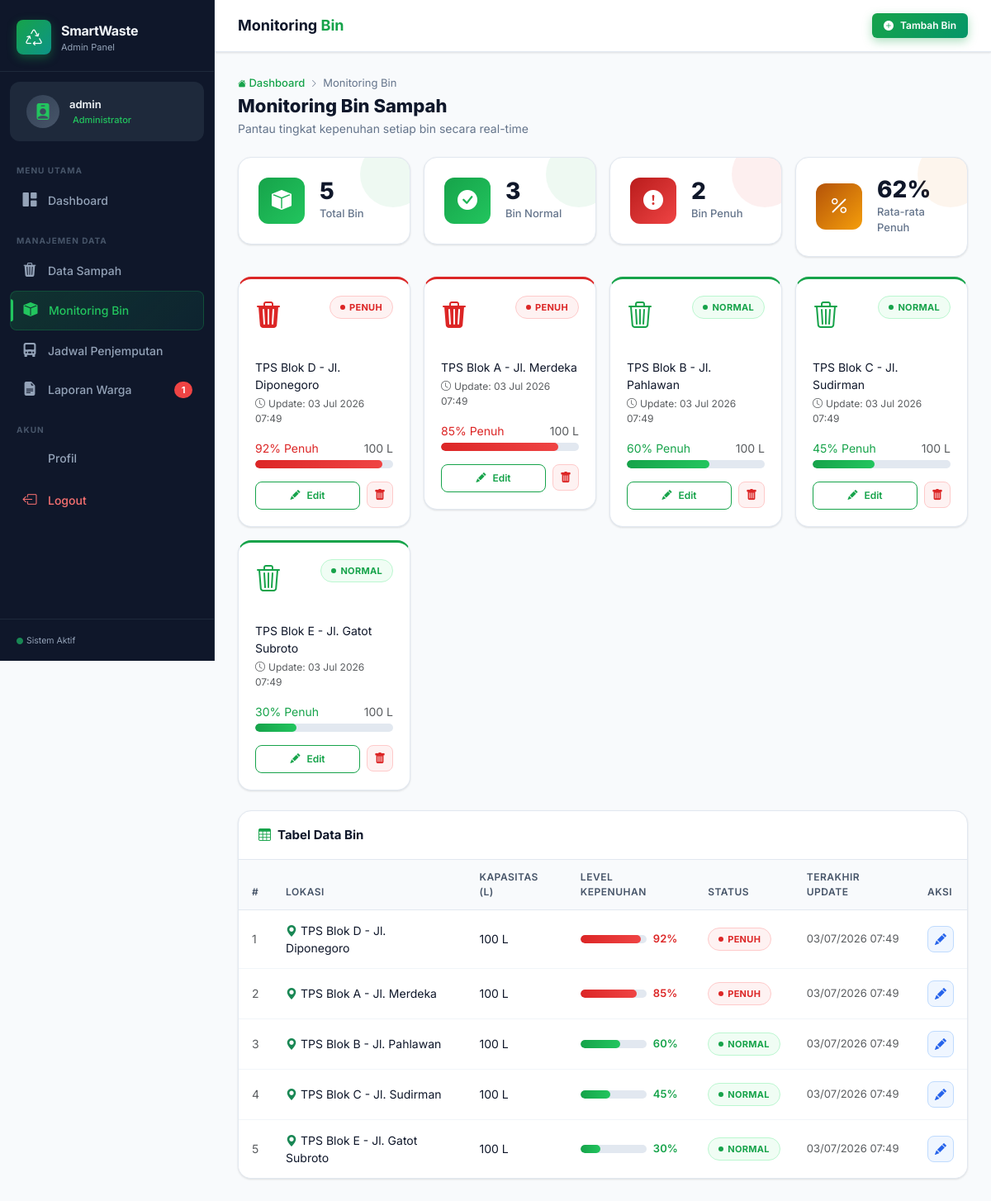
The app's page /bins.php (signed in) with its own data.
### tables this page shows
CREATE TABLE bins (
    id INT AUTO_INCREMENT PRIMARY KEY,
    lokasi VARCHAR(200) NOT NULL,
    kapasitas_max INT NOT NULL,
    tingkat_kepenuhan INT NOT NULL DEFAULT 0,
    status ENUM('NORMAL','PENUH') NOT NULL DEFAULT 'NORMAL',
    updated_at TIMESTAMP DEFAULT CURRENT_TIMESTAMP ON UPDATE CURRENT_TIMESTAMP
);

### config/db.php (called while the page is built, shortened)
<?php
function isAdmin() {
    return isset($_SESSION['admin_id']);
}
?>

### bins.php (the view, shortened to what this page needs)
<?php
require_once 'config/db.php';
$is_admin = isAdmin();
$total_bins  = $conn->query("SELECT COUNT(*) as c FROM bins")->fetch_assoc()['c'];
$penuh_bins  = $conn->query("SELECT COUNT(*) as c FROM bins WHERE status='PENUH'")->fetch_assoc()['c'];
$normal_bins = $conn->query("SELECT COUNT(*) as c FROM bins WHERE status='NORMAL'")->fetch_assoc()['c'];
$avg_level   = $conn->query("SELECT AVG(tingkat_kepenuhan) as a FROM bins")->fetch_assoc()['a'];
$bins_list = $conn->query("SELECT * FROM bins ORDER BY tingkat_kepenuhan DESC");
?>
<?php include 'includes/header.php'; ?>
<div class="d-flex">
    <div class="main-content flex-grow-1">
        <div class="topbar">
            <h1 class="topbar-title">Monitoring <span>Bin</span></h1>
            <div class="topbar-right">
                <?php if ($is_admin): ?>
                <button class="btn-eco btn-eco-sm" data-bs-toggle="modal" data-bs-target="#addModal">
                    <i class="bi bi-plus-circle-fill"></i> Tambah Bin
                </button>
                <?php endif; ?>
            </div>
        </div>
        <div class="page-container">
            <div class="page-header">
                <div class="page-header-left">
                    <div class="breadcrumb-eco"><a href="<?= $is_admin ? 'dashboard_admin.php' : 'dashboard_user.php' ?>"><i class="bi bi-house-fill"></i> Dashboard</a><i class="bi bi-chevron-right"></i>Monitoring Bin</div>
                    <h1>Monitoring Bin Sampah</h1>
                    <p>Pantau tingkat kepenuhan setiap bin secara real-time</p>
                </div>
            </div>
            <div class="row g-3 mb-4">
                <div class="col-md-3">
                    <div class="stat-card green">
                        <div class="stat-icon green"><i class="bi bi-box-fill"></i></div>
                        <div class="stat-info">
                            <div class="stat-value" data-count="<?= $total_bins ?>"><?= $total_bins ?></div>
                            <div class="stat-label">Total Bin</div>
                        </div>
                    </div>
                </div>
                <div class="col-md-3">
                    <div class="stat-card green">
                        <div class="stat-icon green"><i class="bi bi-check-circle-fill"></i></div>
                        <div class="stat-info">
                            <div class="stat-value" data-count="<?= $normal_bins ?>"><?= $normal_bins ?></div>
                            <div class="stat-label">Bin Normal</div>
                        </div>
                    </div>
                </div>
                <div class="col-md-3">
                    <div class="stat-card red">
                        <div class="stat-icon red"><i class="bi bi-exclamation-circle-fill"></i></div>
                        <div class="stat-info">
                            <div class="stat-value" data-count="<?= $penuh_bins ?>"><?= $penuh_bins ?></div>
                            <div class="stat-label">Bin Penuh</div>
                        </div>
                    </div>
                </div>
                <div class="col-md-3">
                    <div class="stat-card orange">
                        <div class="stat-icon orange"><i class="bi bi-percent"></i></div>
                        <div class="stat-info">
                            <div class="stat-value"><?= number_format($avg_level ?? 0, 0) ?>%</div>
                            <div class="stat-label">Rata-rata Penuh</div>
                        </div>
                    </div>
                </div>
            </div>
            <div class="row g-3 mb-4">
                <?php if ($bins_list && $bins_list->num_rows > 0):
                    while ($bin = $bins_list->fetch_assoc()):
                        $pct = min(100, intval($bin['tingkat_kepenuhan']));
                        $is_full = $pct >= 80;
                        $status_class = $is_full ? 'penuh' : 'normal';
                        $updated = isset($bin['updated_at']) ? date('d M Y H:i', strtotime($bin['updated_at'])) : '-';
                ?>
                <div class="col-xl-3 col-md-4 col-sm-6">
                    <div class="bin-card <?= $status_class ?>">
                        <div class="d-flex justify-content-between align-items-start mb-3">
                            <div class="bin-card-icon <?= $status_class ?>">
                                <i class="bi bi-trash<?= $is_full ? '3-fill' : '3' ?>"></i>
                            </div>
                            <span class="badge-status <?= $is_full ? 'badge-penuh' : 'badge-normal' ?>">
                                <?= $bin['status'] ?>
                            </span>
                        </div>
                        <div class="fw-700 mb-1" style="font-size:14px;color:#0f172a;">
                            <?= htmlspecialchars($bin['lokasi']) ?>
                        </div>
                        <div class="text-muted mb-3" style="font-size:12px;">
                            <i class="bi bi-clock me-1"></i>Update: <?= $updated ?>
                        </div>
                        <div class="d-flex justify-content-between mb-1">
                            <small class="fw-600" style="color:<?= $is_full ? '#dc2626' : '#16a34a' ?>;">
                                <?= $pct ?>% Penuh
                            </small>
                            <small class="text-muted"><?= $bin['kapasitas_max'] ?> L</small>
                        </div>
                        <div class="bin-progress mb-2">
                            <div class="bin-progress-bar <?= $status_class ?>" style="width:<?= $pct ?>%"></div>
                        </div>
                        <?php if ($is_admin): ?>
                        <div class="d-flex gap-2 mt-3">
                            <a href="?edit=<?= $bin['id'] ?>" class="btn-outline-eco flex-grow-1 justify-content-center" style="padding:7px;font-size:12px;">
                                <i class="bi bi-pencil-fill"></i> Edit
                            </a>
                            <button class="action-btn delete" onclick="confirmDelete('del-bin-<?= $bin['id'] ?>', '<?= htmlspecialchars($bin['lokasi'], ENT_QUOTES) ?>')">
                                <i class="bi bi-trash-fill"></i>
                            </button>
                        </div>
                        <?php endif; ?>
                    </div>
                </div>
                <?php endwhile;
                endif; ?>
            </div>
            <div class="table-card">
                <div class="table-card-header">
                    <h5 class="table-card-title"><i class="bi bi-table"></i> Tabel Data Bin</h5>
                </div>
                <div class="table-responsive">
                    <table class="table table-hover mb-0">
                        <thead>
                            <tr>
                                <th>#</th>
                                <th>Lokasi</th>
                                <th>Kapasitas (L)</th>
                                <th>Level Kepenuhan</th>
                                <th>Status</th>
                                <th>Terakhir Update</th>
                                <?php if ($is_admin): ?><th>Aksi</th><?php endif; ?>
                            </tr>
                        </thead>
                        <tbody>
                            <?php
                            $bins_list2 = $conn->query("SELECT * FROM bins ORDER BY tingkat_kepenuhan DESC");
                            if ($bins_list2 && $bins_list2->num_rows > 0):
                                $no = 1;
                                while ($bin = $bins_list2->fetch_assoc()):
                                    $pct = min(100, intval($bin['tingkat_kepenuhan']));
                                    $is_full = $pct >= 80;
                            ?>
                            <tr>
                                <td class="text-muted"><?= $no++ ?></td>
                                <td class="fw-600"><i class="bi bi-geo-alt-fill text-success me-1"></i><?= htmlspecialchars($bin['lokasi']) ?></td>
                                <td><?= number_format($bin['kapasitas_max']) ?> L</td>
                                <td>
                                    <div class="d-flex align-items-center gap-2">
                                        <div class="bin-progress" style="width:80px;">
                                            <div class="bin-progress-bar <?= $is_full ? 'penuh' : 'normal' ?>" style="width:<?= $pct ?>%"></div>
                                        </div>
                                        <span style="font-size:13px;font-weight:600;color:<?= $is_full ? '#dc2626' : '#16a34a' ?>;"><?= $pct ?>%</span>
                                    </div>
                                </td>
                                <td><span class="badge-status <?= $is_full ? 'badge-penuh' : 'badge-normal' ?>"><?= $bin['status'] ?></span></td>
                                <td class="text-muted" style="font-size:13px;"><?= isset($bin['updated_at']) ? date('d/m/Y H:i', strtotime($bin['updated_at'])) : '-' ?></td>
                                <?php if ($is_admin): ?>
                                <td>
                                    <div class="d-flex gap-1">
                                        <a href="?edit=<?= $bin['id'] ?>" class="action-btn edit"><i class="bi bi-pencil-fill"></i></a>
                                    </div>
                                </td>
                                <?php endif; ?>
                            </tr>
                            <?php endwhile;
                            else: ?>
                            <tr><td colspan="<?= $is_admin ? 7 : 6 ?>" class="text-center py-4 text-muted">Belum ada data bin</td></tr>
                            <?php endif; ?>
                        </tbody>
                    </table>
                </div>
            </div>
        </div>
    </div>
</div>
<?php include 'includes/footer.php'; ?>

### records on screen
bins: status "PENUH", lokasi "TPS Blok D - Jl. Diponegoro", updated_at "03 Jul 2026 07:49", tingkat_kepenuhan "92", kapasitas_max "100", updated_at "03/07/2026 07:49"
bins: status "PENUH", lokasi "TPS Blok A - Jl. Merdeka", updated_at "03 Jul 2026 07:49", tingkat_kepenuhan "85", kapasitas_max "100", updated_at "03/07/2026 07:49"
bins: status "NORMAL", lokasi "TPS Blok B - Jl. Pahlawan", updated_at "03 Jul 2026 07:49", tingkat_kepenuhan "60", kapasitas_max "100", updated_at "03/07/2026 07:49"
bins: status "NORMAL", lokasi "TPS Blok C - Jl. Sudirman", updated_at "03 Jul 2026 07:49", tingkat_kepenuhan "45", kapasitas_max "100", updated_at "03/07/2026 07:49"
bins: status "NORMAL", lokasi "TPS Blok E - Jl. Gatot Subroto", updated_at "03 Jul 2026 07:49", tingkat_kepenuhan "30", kapasitas_max "100", updated_at "03/07/2026 07:49"

### other values on screen
$_SESSION['admin_username'] "admin"
$cnt "1"
$total_bins "5"
$normal_bins "3"
$penuh_bins "2"
$avg_level "62"
